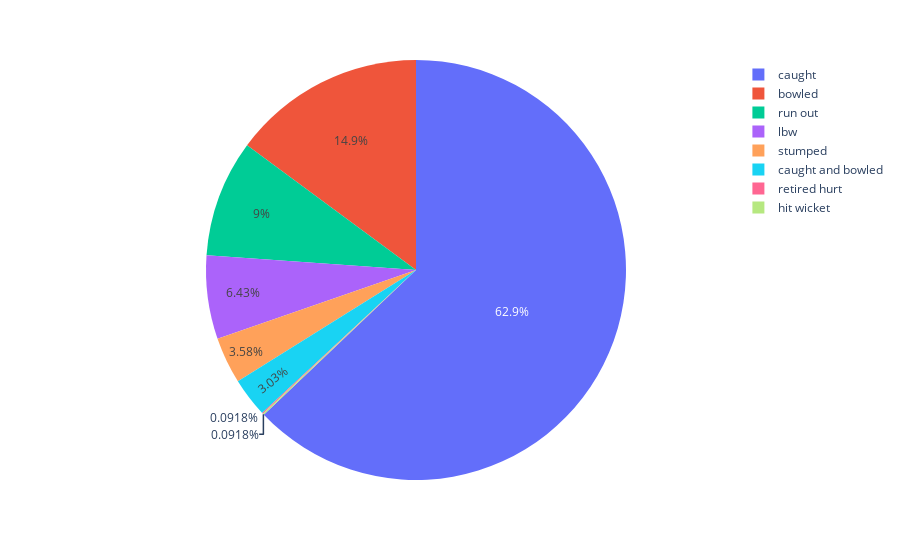

Write notebook code for a chart like this one.
### Code cell
temp = balls_df["kind"].dropna().value_counts().reset_index()
px.pie(data_frame=temp, names="index", values="kind")

### Figure 1 — Plotly figure (JSON) as saved in the notebook; plotly's stock layout.template omitted (floating-point values rounded to 4 significant figures)
{"data": [{"domain": {"x": [0, 1], "y": [0, 1]}, "hovertemplate": "index=%{label}<br>kind=%{value}<extra></extra>", "labels": ["caught", "bowled", "run out", "lbw", "stumped", "caught and bowled", "retired hurt", "hit wicket"], "legendgroup": "", "name": "", "showlegend": true, "type": "pie", "values": [685, 162, 98, 70, 39, 33, 1, 1]}], "layout": {"autosize": true, "legend": {"tracegroupgap": 0}, "margin": {"t": 60}}}
